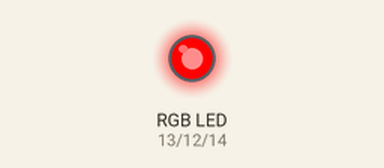
Recording of a sketch running on a simulated Arduino Uno, built with avr-gcc and run on an emulated ATmega328P. Parts: an RGB LED mixed from three pins (HIGH = lit).

Above: at 0.5 s.
At 1.5 s:
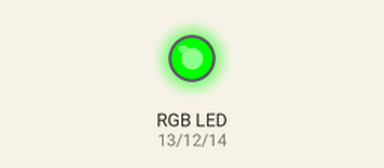
At 2.5 s:
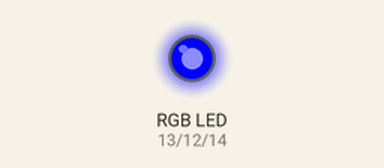
At 3.5 s:
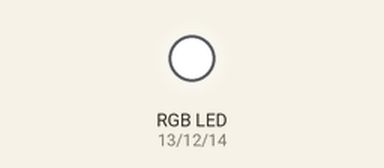
At 4.5 s:
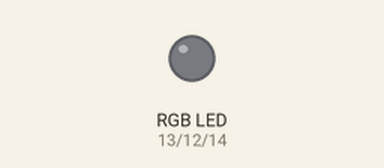
Timing chart, 0 to 6.5 s (numbered marks = the images above):
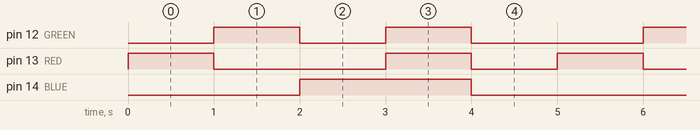

The sketch:

led_rgb.ino
```cpp
#include <analogWrite.h>

const int RED = 13;
const int GREEN = 12;
const int BLUE = 14;

void setup() {
  pinMode(RED, OUTPUT);
  pinMode(GREEN, OUTPUT);
  pinMode(BLUE, OUTPUT);
}

void setColor(int R, int G, int B) {
  //analogWrite(RED, 255 - R);
  //analogWrite(GREEN, 255 - G);
  //analogWrite(BLUE, 255 - B);

  analogWrite(RED, R);
  analogWrite(GREEN, G);
  analogWrite(BLUE, B);
}

void loop() {
  //setColor(random(127, 255), random(127, 255), random(127, 255));
  setColor(255,0,0); // Rojo
  delay(1000);

  setColor(0,255,0); // Verde
  delay(1000);

  setColor(0,0,255); // Azul
  delay(1000);

  setColor(255,255,255); // Blanco
  delay(1000);

  setColor(0,0,0); // Apagado
  delay(1000);
}
```

Measured:
- by itself, pin 12 (GREEN): repeats every 5.0 s: LOW 1.0 s, HIGH 1.0 s, LOW 2.0 s, HIGH 1.0 s
- by itself, pin 13 (RED): repeats every 5.0 s: LOW 2.0 s, HIGH 1.0 s, LOW 1.0 s, HIGH 1.0 s
- by itself, pin 14 (BLUE): alternates HIGH for 2.0 s and LOW for 3.0 s
